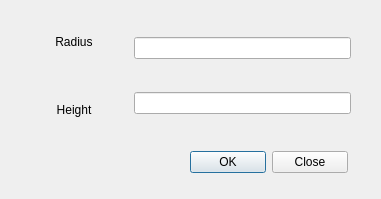
<?xml version="1.0" encoding="UTF-8"?>
<ui version="4.0">
 <class>Dialog</class>
 <widget class="QDialog" name="Dialog">
  <property name="geometry">
   <rect>
    <x>0</x>
    <y>0</y>
    <width>381</width>
    <height>199</height>
   </rect>
  </property>
  <property name="windowTitle">
   <string>Dialog</string>
  </property>
  <widget class="QWidget" name="">
   <property name="geometry">
    <rect>
     <x>20</x>
     <y>10</y>
     <width>331</width>
     <height>131</height>
    </rect>
   </property>
   <layout class="QHBoxLayout" name="horizontalLayout" stretch="2,4">
    <item>
     <layout class="QVBoxLayout" name="verticalLayout_2">
      <item>
       <widget class="QLabel" name="label">
        <property name="text">
         <string>Radius</string>
        </property>
        <property name="alignment">
         <set>Qt::AlignCenter</set>
        </property>
       </widget>
      </item>
      <item>
       <widget class="QLabel" name="label_2">
        <property name="text">
         <string>Height</string>
        </property>
        <property name="textFormat">
         <enum>Qt::AutoText</enum>
        </property>
        <property name="alignment">
         <set>Qt::AlignCenter</set>
        </property>
       </widget>
      </item>
     </layout>
    </item>
    <item>
     <layout class="QVBoxLayout" name="verticalLayout">
      <item>
       <widget class="QLineEdit" name="lineEdit"/>
      </item>
      <item>
       <widget class="QLineEdit" name="lineEdit_2">
        <property name="enabled">
         <bool>true</bool>
        </property>
       </widget>
      </item>
     </layout>
    </item>
   </layout>
  </widget>
  <widget class="QWidget" name="">
   <property name="geometry">
    <rect>
     <x>190</x>
     <y>150</y>
     <width>158</width>
     <height>25</height>
    </rect>
   </property>
   <layout class="QHBoxLayout" name="horizontalLayout_2">
    <item>
     <widget class="QPushButton" name="pushButton">
      <property name="text">
       <string>OK</string>
      </property>
     </widget>
    </item>
    <item>
     <widget class="QPushButton" name="pushButton_2">
      <property name="text">
       <string>Close</string>
      </property>
     </widget>
    </item>
   </layout>
  </widget>
 </widget>
 <resources/>
 <connections/>
</ui>
